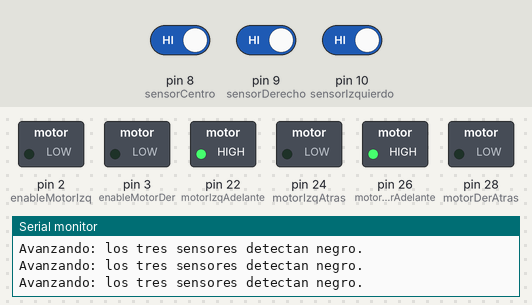
The sketch below on a simulated Arduino Mega 2560, built with avr-gcc and run on an emulated ATmega2560. Parts: switched loads named in the sketch (green lamp = pin HIGH), the last lines printed to the serial monitor. Dashed ring = blinking. The test bench sets the inputs (shaded band); at power-on: pin 8 (sensorCentro) HIGH, pin 9 (sensorDerecho) HIGH, pin 10 (sensorIzquierdo) HIGH.

Above: at 1.2 s.
1.3 s: pin 8 (sensorCentro) driven LOW
At 1.79 s:
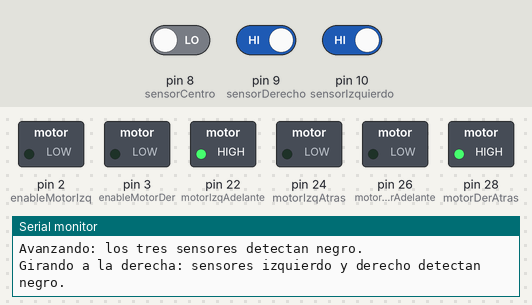
4.3 s: pin 9 (sensorDerecho) driven LOW
At 4.68 s:
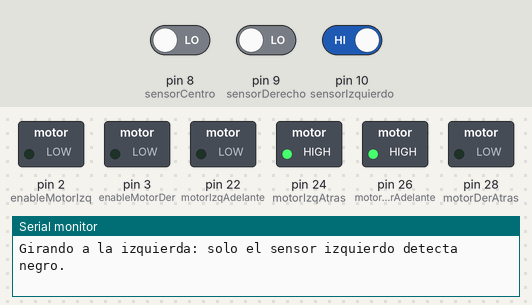
7.3 s: pin 10 (sensorIzquierdo) driven LOW
At 7.56 s:
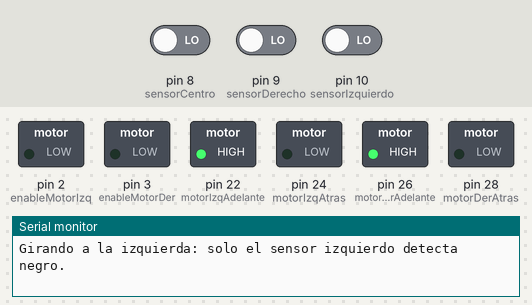
10.3 s: pin 10 (sensorIzquierdo) driven HIGH
At 10.49 s:
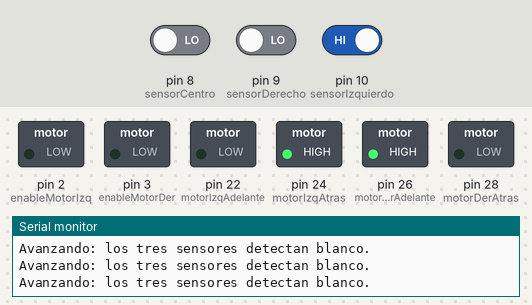
13.3 s: pin 8 (sensorCentro) driven HIGH
16.3 s: pin 9 (sensorDerecho) driven HIGH
At 16.49 s:
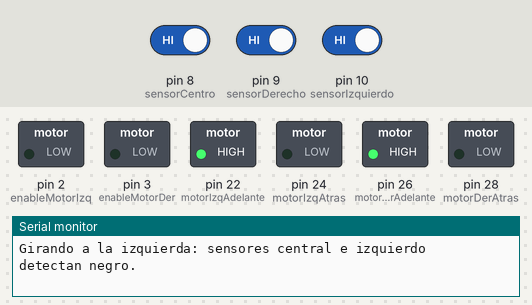
Timing chart, 0 to 20.3 s (numbered marks = the images above; inputs shaded):
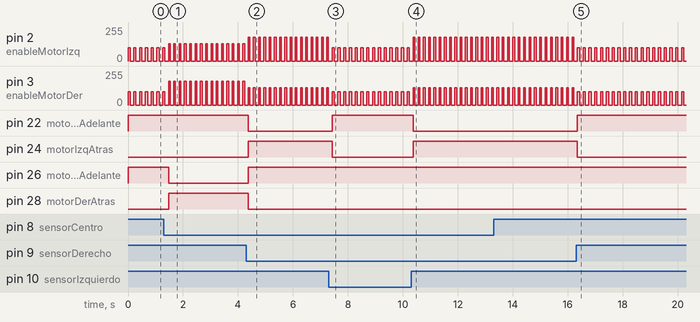

The sketch:

codigoBasico3IR.ino
```cpp
// Pines de los sensores
const int sensorIzquierdo = 10;   // Sensor HW-570 izquierdo
const int sensorCentro = 8;     // Sensor FC-51 centro
const int sensorDerecho = 9;     // Sensor HW-570 derecho

// Pines del motor driver
const int motorIzqAdelante = 22; // IN1
const int motorIzqAtras = 24;    // IN2
const int motorDerAdelante = 26; // IN3
const int motorDerAtras = 28;    // IN4
const int enableMotorIzq = 2;    // ENA
const int enableMotorDer = 3;    // ENB

// Velocidad de los motores (0 - 255)
const int velocidadMotor = 100;  // Ajusta este valor para cambiar la velocidad
const int duracionPaso = 200;    // Duración de cada paso en milisegundos

void setup() {
  // Configurar pines de sensores como entrada
  pinMode(sensorIzquierdo, INPUT);
  pinMode(sensorCentro, INPUT);
  pinMode(sensorDerecho, INPUT);

  // Configurar pines del motor driver como salida
  pinMode(motorIzqAdelante, OUTPUT);
  pinMode(motorIzqAtras, OUTPUT);
  pinMode(motorDerAdelante, OUTPUT);
  pinMode(motorDerAtras, OUTPUT);
  pinMode(enableMotorIzq, OUTPUT);
  pinMode(enableMotorDer, OUTPUT);

  Serial.begin(9600);  // Iniciar comunicación serial para depuración
}

void loop() {
  // Leer el estado de los sensores
  int estadoIzquierdo = digitalRead(sensorIzquierdo);
  int estadoCentro = digitalRead(sensorCentro);
  int estadoDerecho = digitalRead(sensorDerecho);

  // Verificar cada combinación de sensores y ejecutar la acción correspondiente
  if (estadoIzquierdo == LOW && estadoCentro == LOW && estadoDerecho == LOW) {
    avanzar();
    delay(80);
    detener();
    delay(100);
    Serial.println("Avanzando: los tres sensores detectan blanco.");
  } else if (estadoIzquierdo == LOW && estadoCentro == LOW && estadoDerecho == HIGH) {
    girarDerecha();
    delay(60);
    detener();
    delay(100);
    Serial.println("Girando a la derecha: solo el sensor derecho detecta negro.");
  } else if (estadoIzquierdo == LOW && estadoCentro == HIGH && estadoDerecho == LOW) {
    avanzar();
    delay(80);
    detener();
    delay(100);
    Serial.println("Avanzando: solo el sensor central detecta negro.");
  } else if (estadoIzquierdo == LOW && estadoCentro == HIGH && estadoDerecho == HIGH) {
    girarDerecha();
    delay(60);
    detener();
    delay(100);
    Serial.println("Girando a la derecha: sensores central y derecho detectan negro.");
  } else if (estadoIzquierdo == HIGH && estadoCentro == LOW && estadoDerecho == LOW) {
    girarIzquierda();
    delay(60);
    detener();
    delay(100);
    Serial.println("Girando a la izquierda: solo el sensor izquierdo detecta negro.");
  } else if (estadoIzquierdo == LOW && estadoCentro == HIGH && estadoDerecho == HIGH) {
    girarDerecha();
    delay(60);
    detener();
    delay(100);
    Serial.println("Girando a la derecha: solo el sensor central es blanco.");
  } else if (estadoIzquierdo == HIGH && estadoCentro == HIGH && estadoDerecho == LOW) {
    girarIzquierda();
    delay(60);
    detener();
    delay(100);
    Serial.println("Girando a la izquierda: sensores central e izquierdo detectan negro.");
  } else if (estadoIzquierdo == HIGH && estadoCentro == HIGH && estadoDerecho == HIGH) {
    avanzar();
    delay(80);
    detener();
    delay(100);
    Serial.println("Avanzando: los tres sensores detectan negro.");
  } else if (estadoIzquierdo == HIGH && estadoCentro == LOW && estadoDerecho == HIGH) {
    girarDerecha();
    delay(60);
    detener();
    delay(100);
    Serial.println("Girando a la derecha: sensores izquierdo y derecho detectan negro.");
  } else {
    detener();
    Serial.println("Sin coincidencia: el robot se detiene.");
  }

  delay(30);  // Pausa para crear el efecto de "paso a paso"
  detener();            // Detenerse al final de cada paso
}

// Función para hacer que el robot avance
void avanzar() {
  analogWrite(enableMotorIzq, velocidadMotor);
  analogWrite(enableMotorDer, velocidadMotor);
  digitalWrite(motorIzqAdelante, HIGH);
  digitalWrite(motorIzqAtras, LOW);
  digitalWrite(motorDerAdelante, HIGH);
  digitalWrite(motorDerAtras, LOW);
}

// Función para detener el robot
void detener() {
  analogWrite(enableMotorIzq, 0);
  analogWrite(enableMotorDer, 0);
}

// Función para girar a la derecha
void girarDerecha() {
  analogWrite(enableMotorIzq, 130);
  analogWrite(enableMotorDer, 180);
  digitalWrite(motorIzqAdelante, HIGH);
  digitalWrite(motorIzqAtras, LOW);
  digitalWrite(motorDerAdelante, LOW);
  digitalWrite(motorDerAtras, HIGH);
}

// Función para girar a la izquierda
void girarIzquierda() {
  analogWrite(enableMotorIzq, 180);
  analogWrite(enableMotorDer, 130);
  digitalWrite(motorIzqAdelante, LOW);
  digitalWrite(motorIzqAtras, HIGH);
  digitalWrite(motorDerAdelante, HIGH);
  digitalWrite(motorDerAtras, LOW);
}
```

Measured:
- after the input at 1.3 s, pin 26 (motorDerAdelante): HIGH → LOW after 0.17 s; pin 28 (motorDerAtras): LOW → HIGH after 0.17 s
- after the input at 4.3 s, pin 22 (motorIzqAdelante), pin 28 (motorDerAtras): HIGH → LOW after 0.07 s; pin 24 (motorIzqAtras), pin 26 (motorDerAdelante): LOW → HIGH after 0.07 s
- after the input at 7.3 s, pin 22 (motorIzqAdelante): LOW → HIGH after 0.12 s; pin 24 (motorIzqAtras): HIGH → LOW after 0.12 s
- after the input at 10.3 s, pin 22 (motorIzqAdelante): HIGH → LOW after 0.07 s; pin 24 (motorIzqAtras): LOW → HIGH after 0.07 s
- after the input at 16.3 s, pin 22 (motorIzqAdelante): LOW → HIGH after 0.05 s; pin 24 (motorIzqAtras): HIGH → LOW after 0.05 s
- by itself, pin 2 (enableMotorIzq), pin 3 (enableMotorDer): alternates 100/255 for 0.08 s and 0/255 for 0.13 s
